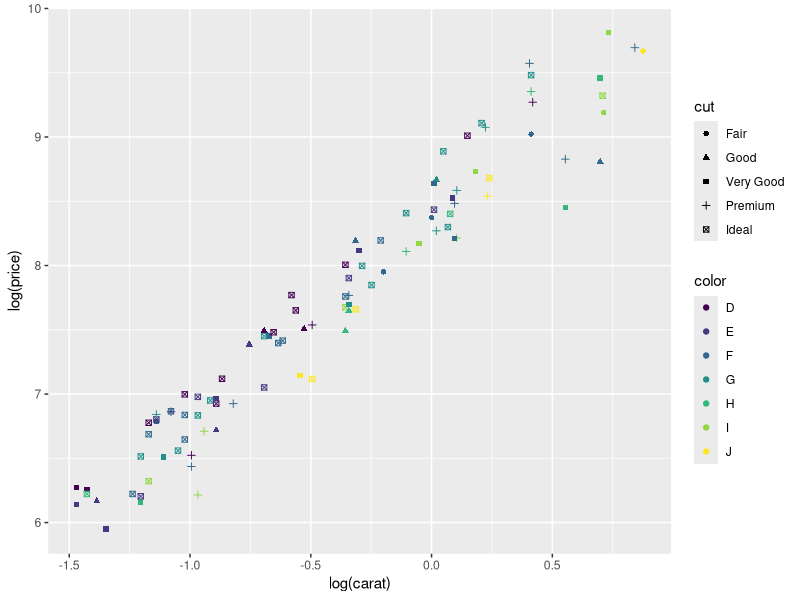

The R script that drew this image:
library(ggplot2)

# # Normally very noisy. By using log() we can reduce some noise for a smoother regression (line).
# qplot(carat, price, data = diamonds, geom = "point")
# qplot(log(carat), log(price), data = diamonds, geom = "point")
#
# qplot(carat, price, data = diamonds, geom = "smooth")
# qplot(log(carat), log(price), data = diamonds, geom = "smooth")
#
# # It's also possible to specify multiple geom arguments as a vector.
# qplot(log(carat), log(price), data = diamonds, geom = c("point", "smooth"))

# We can use a randomly selected sample of the dataset for the graph.
# However, because the results should be reproducible, we should set an RNG seed.
set.seed(1000)
# Select the numbered rows of the numbers produced by sample. Sample picks 100 random numbers.
dsmall <- diamonds[sample(nrow(diamonds), 100),]
# The random comma at the end tells R that you're slecting ROWS, not columns.
# If you don't put this column it assumes you're looking to select the columns.

# qplot allows for some extra arguments such as shapes.
qplot(log(carat), log(price), data = dsmall, shape = cut, color = color)

